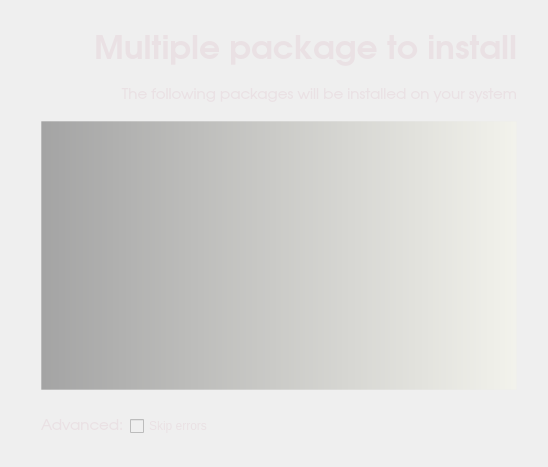
<?xml version="1.0" encoding="UTF-8"?>
<ui version="4.0">
 <class>multipleInstallator</class>
 <widget class="QWidget" name="multipleInstallator">
  <property name="geometry">
   <rect>
    <x>0</x>
    <y>0</y>
    <width>548</width>
    <height>467</height>
   </rect>
  </property>
  <property name="windowTitle">
   <string>Installator</string>
  </property>
  <property name="styleSheet">
   <string>color: rgb(234, 225, 228);</string>
  </property>
  <layout class="QGridLayout" name="gridLayout">
   <item row="5" column="1">
    <layout class="QVBoxLayout" name="verticalLayout">
     <item>
      <widget class="QListWidget" name="listInstallator">
       <property name="sizePolicy">
        <sizepolicy hsizetype="Expanding" vsizetype="Expanding">
         <horstretch>0</horstretch>
         <verstretch>0</verstretch>
        </sizepolicy>
       </property>
       <property name="minimumSize">
        <size>
         <width>0</width>
         <height>0</height>
        </size>
       </property>
       <property name="styleSheet">
        <string notr="true">#listInstallator{background-color: qlineargradient(spread:pad, x1:0, y1:0, x2:1, y2:0, stop:0 rgba(0, 0, 0, 81), stop:0.00537634 rgba(0, 0, 0, 80), stop:1 rgba(250, 250, 230, 80));

border: 1px solid rgb(236, 236, 236, 80);}</string>
       </property>
       <property name="frameShape">
        <enum>QFrame::NoFrame</enum>
       </property>
       <property name="frameShadow">
        <enum>QFrame::Sunken</enum>
       </property>
       <property name="dragDropMode">
        <enum>QAbstractItemView::NoDragDrop</enum>
       </property>
       <property name="alternatingRowColors">
        <bool>false</bool>
       </property>
       <property name="textElideMode">
        <enum>Qt::ElideRight</enum>
       </property>
       <property name="verticalScrollMode">
        <enum>QAbstractItemView::ScrollPerPixel</enum>
       </property>
       <property name="horizontalScrollMode">
        <enum>QAbstractItemView::ScrollPerPixel</enum>
       </property>
       <property name="movement">
        <enum>QListView::Static</enum>
       </property>
       <property name="flow">
        <enum>QListView::LeftToRight</enum>
       </property>
       <property name="isWrapping" stdset="0">
        <bool>true</bool>
       </property>
       <property name="resizeMode">
        <enum>QListView::Adjust</enum>
       </property>
       <property name="layoutMode">
        <enum>QListView::SinglePass</enum>
       </property>
       <property name="spacing">
        <number>0</number>
       </property>
       <property name="gridSize">
        <size>
         <width>170</width>
         <height>180</height>
        </size>
       </property>
       <property name="viewMode">
        <enum>QListView::IconMode</enum>
       </property>
       <property name="modelColumn">
        <number>0</number>
       </property>
       <property name="uniformItemSizes">
        <bool>true</bool>
       </property>
       <property name="batchSize">
        <number>1</number>
       </property>
       <property name="wordWrap">
        <bool>true</bool>
       </property>
       <property name="selectionRectVisible">
        <bool>true</bool>
       </property>
      </widget>
     </item>
     <item>
      <spacer name="verticalSpacer_3">
       <property name="orientation">
        <enum>Qt::Vertical</enum>
       </property>
       <property name="sizeType">
        <enum>QSizePolicy::Fixed</enum>
       </property>
       <property name="sizeHint" stdset="0">
        <size>
         <width>20</width>
         <height>20</height>
        </size>
       </property>
      </spacer>
     </item>
     <item>
      <layout class="QHBoxLayout" name="horizontalLayout">
       <item>
        <widget class="QLabel" name="advancedlabel">
         <property name="font">
          <font>
           <family>URW Gothic L</family>
           <pointsize>11</pointsize>
          </font>
         </property>
         <property name="text">
          <string>Advanced:</string>
         </property>
        </widget>
       </item>
       <item>
        <widget class="QCheckBox" name="checkBox">
         <property name="enabled">
          <bool>false</bool>
         </property>
         <property name="styleSheet">
          <string notr="true"/>
         </property>
         <property name="text">
          <string>Skip errors</string>
         </property>
        </widget>
       </item>
       <item>
        <spacer name="horizontalSpacer_5">
         <property name="orientation">
          <enum>Qt::Horizontal</enum>
         </property>
         <property name="sizeType">
          <enum>QSizePolicy::Expanding</enum>
         </property>
         <property name="sizeHint" stdset="0">
          <size>
           <width>20</width>
           <height>20</height>
          </size>
         </property>
        </spacer>
       </item>
      </layout>
     </item>
    </layout>
   </item>
   <item row="5" column="0">
    <spacer name="horizontalSpacer_3">
     <property name="orientation">
      <enum>Qt::Horizontal</enum>
     </property>
     <property name="sizeType">
      <enum>QSizePolicy::Fixed</enum>
     </property>
     <property name="sizeHint" stdset="0">
      <size>
       <width>30</width>
       <height>20</height>
      </size>
     </property>
    </spacer>
   </item>
   <item row="5" column="2">
    <spacer name="horizontalSpacer_4">
     <property name="orientation">
      <enum>Qt::Horizontal</enum>
     </property>
     <property name="sizeType">
      <enum>QSizePolicy::Fixed</enum>
     </property>
     <property name="sizeHint" stdset="0">
      <size>
       <width>20</width>
       <height>20</height>
      </size>
     </property>
    </spacer>
   </item>
   <item row="3" column="1">
    <widget class="QLabel" name="labelMouseDesc">
     <property name="sizePolicy">
      <sizepolicy hsizetype="Expanding" vsizetype="Preferred">
       <horstretch>0</horstretch>
       <verstretch>0</verstretch>
      </sizepolicy>
     </property>
     <property name="font">
      <font>
       <family>URW Gothic L</family>
       <pointsize>11</pointsize>
      </font>
     </property>
     <property name="styleSheet">
      <string notr="true"/>
     </property>
     <property name="text">
      <string>&lt;!DOCTYPE HTML PUBLIC &quot;-//W3C//DTD HTML 4.0//EN&quot; &quot;http://www.w3.org/TR/REC-html40/strict.dtd&quot;&gt;
&lt;html&gt;&lt;head&gt;&lt;meta name=&quot;qrichtext&quot; content=&quot;1&quot; /&gt;&lt;style type=&quot;text/css&quot;&gt;
p, li { white-space: pre-wrap; }
&lt;/style&gt;&lt;/head&gt;&lt;body style=&quot; font-family:'URW Gothic L'; font-size:11pt; font-weight:400; font-style:normal;&quot;&gt;
&lt;p style=&quot; margin-top:0px; margin-bottom:0px; margin-left:0px; margin-right:0px; -qt-block-indent:0; text-indent:0px;&quot;&gt;The following packages will be installed on your system&lt;/p&gt;&lt;/body&gt;&lt;/html&gt;</string>
     </property>
     <property name="alignment">
      <set>Qt::AlignRight|Qt::AlignTrailing|Qt::AlignVCenter</set>
     </property>
     <property name="wordWrap">
      <bool>true</bool>
     </property>
    </widget>
   </item>
   <item row="1" column="1">
    <widget class="QLabel" name="label">
     <property name="sizePolicy">
      <sizepolicy hsizetype="Preferred" vsizetype="Fixed">
       <horstretch>0</horstretch>
       <verstretch>0</verstretch>
      </sizepolicy>
     </property>
     <property name="minimumSize">
      <size>
       <width>0</width>
       <height>50</height>
      </size>
     </property>
     <property name="font">
      <font>
       <family>URW Gothic L</family>
       <pointsize>25</pointsize>
       <weight>75</weight>
       <bold>true</bold>
      </font>
     </property>
     <property name="styleSheet">
      <string/>
     </property>
     <property name="text">
      <string>Multiple package to install</string>
     </property>
     <property name="alignment">
      <set>Qt::AlignRight|Qt::AlignTrailing|Qt::AlignVCenter</set>
     </property>
    </widget>
   </item>
   <item row="0" column="1">
    <spacer name="verticalSpacer">
     <property name="orientation">
      <enum>Qt::Vertical</enum>
     </property>
     <property name="sizeType">
      <enum>QSizePolicy::Fixed</enum>
     </property>
     <property name="sizeHint" stdset="0">
      <size>
       <width>20</width>
       <height>10</height>
      </size>
     </property>
    </spacer>
   </item>
   <item row="2" column="1">
    <spacer name="verticalSpacer_5">
     <property name="orientation">
      <enum>Qt::Vertical</enum>
     </property>
     <property name="sizeType">
      <enum>QSizePolicy::Preferred</enum>
     </property>
     <property name="sizeHint" stdset="0">
      <size>
       <width>20</width>
       <height>10</height>
      </size>
     </property>
    </spacer>
   </item>
   <item row="6" column="1">
    <spacer name="verticalSpacer_6">
     <property name="orientation">
      <enum>Qt::Vertical</enum>
     </property>
     <property name="sizeType">
      <enum>QSizePolicy::Fixed</enum>
     </property>
     <property name="sizeHint" stdset="0">
      <size>
       <width>20</width>
       <height>20</height>
      </size>
     </property>
    </spacer>
   </item>
   <item row="4" column="1">
    <spacer name="verticalSpacer_4">
     <property name="orientation">
      <enum>Qt::Vertical</enum>
     </property>
     <property name="sizeType">
      <enum>QSizePolicy::Fixed</enum>
     </property>
     <property name="sizeHint" stdset="0">
      <size>
       <width>20</width>
       <height>10</height>
      </size>
     </property>
    </spacer>
   </item>
  </layout>
 </widget>
 <resources/>
 <connections/>
</ui>
